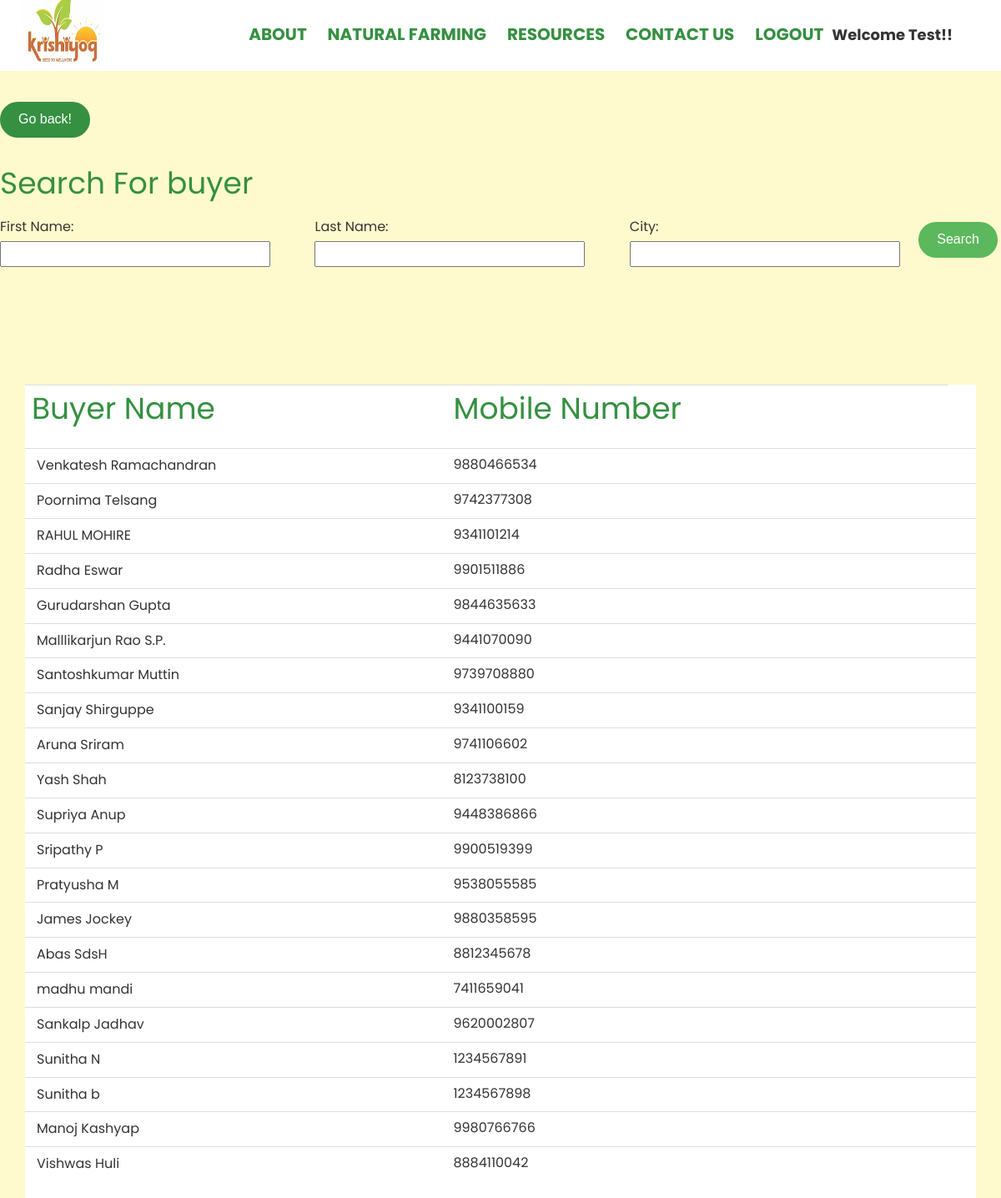
Screenshot of /buyerslist.php (signed in) with the database file from the repository.
### tables this page shows
CREATE TABLE `buyerdb` (
  `uniqueid` varchar(20) NOT NULL,
  `firstName` varchar(250) NOT NULL,
  `lastName` varchar(250) NOT NULL,
  `orgName` varchar(250) NOT NULL,
  `email` varchar(250) NOT NULL,
  `password` varchar(2000) NOT NULL,
  `bMobNo` bigint(10) NOT NULL,
  `WhatsApp` bigint(10) NOT NULL,
  `orgMobNo` bigint(10) NOT NULL,
  `GST` text NOT NULL,
  `PAN` text NOT NULL,
  `TANo` text NOT NULL,
  `addressBuyer` varchar(500) NOT NULL,
  `addressOrg` varchar(500) NOT NULL,
  `city` varchar(100) NOT NULL,
  `state` varchar(100) NOT NULL,
  `zipcode` int(8) NOT NULL,
  `orgCity` varchar(200) NOT NULL,
  `orgState` varchar(200) NOT NULL,
  `orgDistrict` varchar(200) NOT NULL,
  `orgZipcode` int(8) NOT NULL,
  `buyerType` varchar(100) NOT NULL,
  `BID` int(11) NOT NULL,
  `webAddress` varchar(1000) NOT NULL,
  `descr` varchar(2000) NOT NULL,
  `district` varchar(200) NOT NULL
);

### buyerslist.php (the view, shortened to what this page needs)
<?php
include 'db_connect.php';
 ?>
      <a href="admin/admin.php" class="btn btn-primary"  > Go back! </a><br><br>
   <form action="buyerslist.php" method="post">
    <table width='100%' border='0' style='border:none;'>
      <h1>Search For buyer</h1>
      <tr>
        <td><label>First Name:&nbsp;</label><input type='text' name='by_fname' /></td>
        <td><label>Last Name:&nbsp;</label><input type='text' name='by_lname' /></td>
        <td><label>City:&nbsp;</label><input type='text' name='by_city' /></td>
        <td><input type='submit' name='submit' value='Search' class="btn btn-success"  /></td>
      </tr>
    </table>
    </form>
<!DOCTYPE HTML>
<html>
	<head>
	<link rel="stylesheet" href="css/animate.css">
	<link rel="stylesheet" href="css/icomoon.css">
	<link rel="stylesheet" href="css/bootstrap.css">
	<link rel="stylesheet" href="css/magnific-popup.css">
	<link rel="stylesheet" href="css/owl.carousel.min.css">
	<link rel="stylesheet" href="css/owl.theme.default.min.css">
	<link rel="stylesheet" href="css/style.css">
</head>
<body>
  <nav class="gtco-nav fixed-top" role="navigation">
    <div class="gtco-container">
      <div class="row">
        <div class="col-xs-2">
          <div id="gtco-logo"><a href="index.php"><img src="images/logo0.jpg" style="max-width:300px;max-height: 100px;margin-top:-15px;margin-left:-30px"/></a></div>
        </div>
        <div class="col-xs-10 text-center menu-1 ">
          <ul>
            <span class="icon">
              <li><a class="active" href="index.php"><i class="icon-home"></i></a></li>
            </span>
              <li><a href="about.php"><b>About</a></b></li>
              <li><a class="nat-farm"><b>Natural Farming</a></b></li>
              <li><a href="resource.php"><b>Resources</a></b></li>
              <li><a href="contact.php"><b>Contact us</a></b></li>
              <li><?php if(!isset($_SESSION['login_user']) && !isset($_SESSION['category']))
                    {
                      echo "<li><a href='login.php'><b>LOGIN</b></a></li>";
                      echo "<li><a href='signup2.php'><b>REGISTER</b></a></li>";
                    }
                    else if(isset($_SESSION['login_user']) && isset($_SESSION['category']))
                    {
                      echo "<li><a href='logout.php'><b>Logout</b></a></li>";
                      echo "<li><b>Welcome ".$_SESSION['fname']."!!</b></li>";
                    }
              ?></li>
            </ul>
        </div>
  </div>
      </div>
			</nav>
			<br/><br/><br/><br/>
				<div class="container">
                                <div class="table-responsive" style="background-color:white;">
                                    <table class="table table-top-campaign">
                                        <tbody>
										<tr>
											<th><h1>Buyer Name</h1></th>
											<th><h1>Mobile Number</h1></th>
										</tr>
				<?php
				$sql = "SELECT *
				FROM buyerdb";
				$result = mysqli_query($connection,$sql);
				$count = mysqli_num_rows($result);
				if($count>0)
				{
					while($res=mysqli_fetch_assoc($result))
					{
              ?>
              <form action= "bprofile.php" method="post">
											<tr>
                                                <td>
												 <button type="submit" value="submit"><?php echo $res['firstName']." ".$res['lastName'];?></button></td>
                                                <td onclick='window.open("tel:<?php echo $res['bMobNo']; ?>");'><?php echo $res['bMobNo'];?></td>
                                                <td></td>
                                            </tr>
              </form>
              <?php
					}
				}
				?></div>
			</div>
	  </body>
	</html>

### css/icomoon.css (style rules this page uses)
[class^="icon-"], [class*=" icon-"] { font-family: 'icomoon' !important; speak: none; font-style: normal; font-weight: normal; font-variant: normal; text-transform: none; line-height: 1; -webkit-font-smoothing: antialiased; -moz-osx-font-smoothing: grayscale; }
.icon-home:before { content: "\e9b8"; }

### css/style.css (style rules this page uses)
body { font-family: 'Poppins'; font-size: 18px; line-height: 1.7; color: #333333; background:#FFFACD; }
a { color: #359041; -webkit-transition: 0.5s; -o-transition: 0.5s; transition: 0.5s; }
h1, h2, h3, h4, h5, h6, figure { color: #359041; font-family: 'Poppins'; font-weight: 400; margin: 0 0 20px 0; }
.gtco-container { max-width: 1140px; position: relative; margin: 0 auto; padding-left: 15px; padding-right: 15px; }
.gtco-nav { position: absolute; top: 0; margin: 0; padding: 0; width: 100%; padding: 0px 0; z-index: 1001; background-color:#fff; opacity: 1; }
.gtco-nav #gtco-logo { font-size: 30px; margin: 0; text-transform: uppercase; font-weight: bold; }
.gtco-nav a { padding: 5px 10px; color: white; }
.gtco-nav ul { padding: 22px 2px; margin: 2px 0 0 0; }
.gtco-nav ul li { padding: 0; margin: 0; list-style: none; display: inline; }
.gtco-nav ul li a { font-size: 20px; padding: 30px 10px; text-transform: uppercase; color:#359041; -webkit-transition: 0.5s; -o-transition: 0.5s; transition: 0.5s; }
form label { font-weight: normal !important; }
.btn { margin-right: 4px; margin-bottom: 4px; font-family: "Work Sans", Arial, sans-serif; font-size: 16px; font-weight: 400; -webkit-border-radius: 30px; -moz-border-radius: 30px; -ms-border-radius: 30px; border-radius: 30px; -webkit-transition: 0.5s; -o-transition: 0.5s; transition: 0.5s; padding: 8px 20px; }
.btn-primary { background: #359041; color: #fff; border: 2px solid #359041; }
.btn-success { background: #5cb85c; color: #fff; border: 2px solid #5cb85c; }

### buyerslist.php (style rules this page uses)
button { background-color: transparent; background-repeat:no-repeat; border: none; cursor:pointer; overflow: hidden; outline:none; }

### rows the page displays
buyerdb: firstName "Venkatesh", lastName "Ramachandran", bMobNo "9880466534"
buyerdb: firstName "Poornima", lastName "Telsang", bMobNo "9742377308"
buyerdb: firstName "RAHUL", lastName "MOHIRE", bMobNo "9341101214"
buyerdb: firstName "Radha", lastName "Eswar", bMobNo "9901511886"
buyerdb: firstName "Gurudarshan", lastName "Gupta", bMobNo "9844635633"
buyerdb: firstName "Malllikarjun Rao", lastName "S.P.", bMobNo "9441070090"
buyerdb: firstName "Santoshkumar", lastName "Muttin", bMobNo "9739708880"
buyerdb: firstName "Sanjay", lastName "Shirguppe", bMobNo "9341100159"
buyerdb: firstName "Aruna", lastName "Sriram", bMobNo "9741106602"
buyerdb: firstName "Yash", lastName "Shah", bMobNo "8123738100"
buyerdb: firstName "Supriya", lastName "Anup", bMobNo "9448386866"
buyerdb: firstName "Sripathy", lastName "P", bMobNo "9900519399"
buyerdb: firstName "Pratyusha", lastName "M", bMobNo "9538055585"
buyerdb: firstName "James", lastName "Jockey", bMobNo "9880358595"
buyerdb: firstName "Abas", lastName "SdsH", bMobNo "8812345678"
buyerdb: firstName "madhu", lastName "mandi", bMobNo "7411659041"
buyerdb: firstName "Sankalp", lastName "Jadhav", bMobNo "9620002807"
buyerdb: firstName "Sunitha", lastName "N", bMobNo "1234567891"
buyerdb: firstName "Sunitha", lastName "b", bMobNo "1234567898"
buyerdb: firstName "Manoj", lastName "Kashyap", bMobNo "9980766766"
buyerdb: firstName "Vishwas", lastName "Huli", bMobNo "8884110042"

### other values shown
$_SESSION['fname'] "Test"
